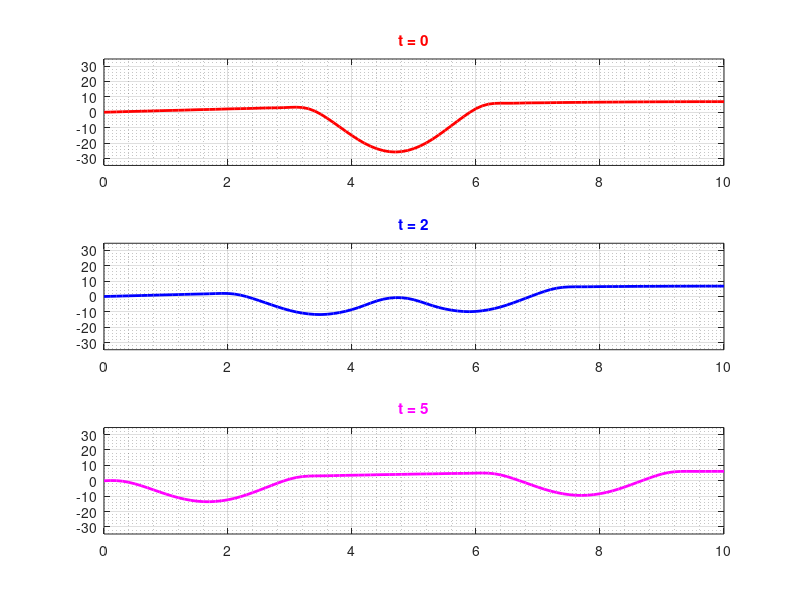

MATLAB code to generate this figure:
function task22
% The case where a = 0.6
clf 
clc

% Define the variables given in the task
L = 10;
a = 0.6;
x = 0:L / 100:L;
t(1) = 0;
t(2) = 2;
t(3) = 5;

% Plot the movement of the string in the given moments t(1) = 0, t(2) = 2, t(3) = 5
for i = 1 : length(t)
    % Plot the graphics in the moment t(0) = 0
    subplot(3, 1, 1)
    plot(x, fourier(x, t(1)), 'r', 'LineWidth', 2)
    title('t = 0', 'Color', 'r')
    % Constraints for y: -11*pi and 11*pi are chosen 
    % in order to get better view of the graphics
    axis([0 L -11*pi 11*pi]) 
    grid on
    grid minor
    
    % Plot the graphics in the moment t(1) = 2
    subplot(3, 1, 2)
    plot(x, fourier(x, t(2)), 'b', 'LineWidth', 2)
    title('t = 2', 'Color', 'b')
    axis([0 L -11*pi 11*pi])
    grid on
    grid minor
   
    % Plot the graphics in the moment t(2) = 5
    subplot(3, 1, 3)
    plot(x, fourier(x, t(3)), 'm', 'LineWidth', 2)
    title('t = 5', 'Color', 'm')
    axis([0 L -11*pi 11*pi])
    grid on
    grid minor
    
    M(i) = getframe;
end
movie(M, 3);

% Define Fourier function
function y = fourier(x, t)
    y = 0;
    for k = 1:35 % 35th partial sum
        % Define Xk
        Xk = sin(((2*k+1)*pi/(2*L)).*x);
        % Define Ak
        Ak = (2/L)*trapz(x, phi(x).*Xk);
        % Define Bk
        Bk = (4/(2*k+1)*pi*a)*trapz(x, psi(x).*Xk);
        % Define Tk
        Tk = Ak*cos((2*k+1)*pi*a*t/(2*L)) + Bk*sin((2*k+1)*pi*a*t/(2*L));
        y = y + Xk.*Tk;
    end
end

% Define function phi(x)
function y = phi(x)
    for j = 1:length(x)
        if pi <= x(j) && x(j) <= 2*pi
            y(j) = -5*((x(j)-pi)^2)*((x(j)-2*pi)^2);
        elseif (0 <= x(j) && x(j) < pi) || (2*pi < x(j) && x(j) <= L)
            y(j) = 0;
        end
    end
end

% Define function psi(x)
function y = psi(x)
    y = 0;
end

end